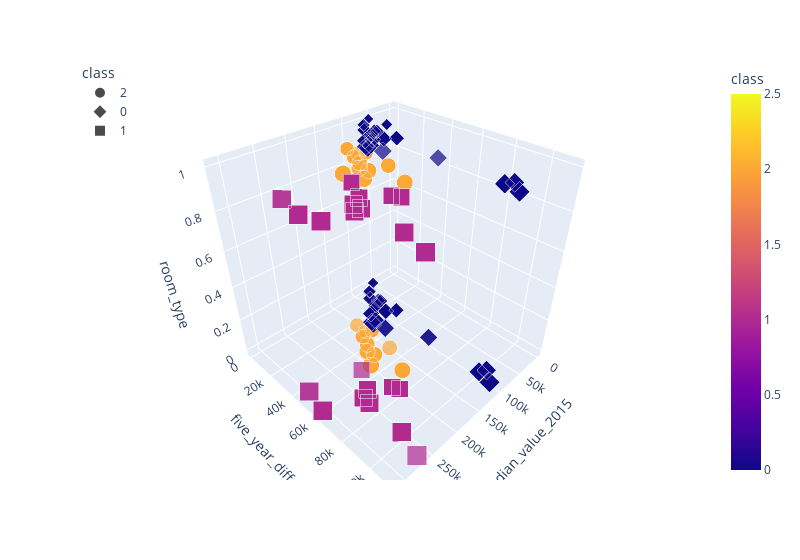

The cell this chart's notebook holds for it:
### Code cell
fig = px.scatter_3d(airbnb_df, x="median_value_2015", y="five_year_diff", z="room_type", color="class", symbol="class", size= "median_value_2020", width=800)
fig.update_layout(legend=dict(x=0,y=1))
fig.show()

### Figure 1 — Plotly figure (JSON) as saved in the notebook; plotly's stock layout.template omitted (floating-point values rounded to 4 significant figures; data arrays with more than 128 entries replaced by an {"elided": "..."} marker saying what was removed)
{"data": [{"hovertemplate": "class=%{marker.color}<br>median_value_2015=%{x}<br>five_year_diff=%{y}<br>room_type=%{z}<br>median_value_2020=%{marker.size}<extra></extra>", "legendgroup": "2", "marker": {"color": {"elided": "741 int values"}, "coloraxis": "coloraxis", "size": {"elided": "741 int values"}, "sizemode": "area", "sizeref": 953.2, "symbol": "circle"}, "mode": "markers", "name": "2", "scene": "scene", "showlegend": true, "type": "scatter3d", "x": {"elided": "741 int values"}, "y": {"elided": "741 int values"}, "z": {"elided": "741 int values"}}, {"hovertemplate": "class=%{marker.color}<br>median_value_2015=%{x}<br>five_year_diff=%{y}<br>room_type=%{z}<br>median_value_2020=%{marker.size}<extra></extra>", "legendgroup": "0", "marker": {"color": {"elided": "866 int values"}, "coloraxis": "coloraxis", "size": {"elided": "866 int values"}, "sizemode": "area", "sizeref": 953.2, "symbol": "diamond"}, "mode": "markers", "name": "0", "scene": "scene", "showlegend": true, "type": "scatter3d", "x": {"elided": "866 int values"}, "y": {"elided": "866 int values"}, "z": {"elided": "866 int values"}}, {"hovertemplate": "class=%{marker.color}<br>median_value_2015=%{x}<br>five_year_diff=%{y}<br>room_type=%{z}<br>median_value_2020=%{marker.size}<extra></extra>", "legendgroup": "1", "marker": {"color": {"elided": "500 int values"}, "coloraxis": "coloraxis", "size": {"elided": "500 int values"}, "sizemode": "area", "sizeref": 953.2, "symbol": "square"}, "mode": "markers", "name": "1", "scene": "scene", "showlegend": true, "type": "scatter3d", "x": {"elided": "500 int values"}, "y": {"elided": "500 int values"}, "z": {"elided": "500 int values"}}], "layout": {"coloraxis": {"colorbar": {"title": {"text": "class"}}, "colorscale": [[0, "#0d0887"], [0.1111, "#46039f"], [0.2222, "#7201a8"], [0.3333, "#9c179e"], [0.4444, "#bd3786"], [0.5556, "#d8576b"], [0.6667, "#ed7953"], [0.7778, "#fb9f3a"], [0.8889, "#fdca26"], [1, "#f0f921"]]}, "legend": {"itemsizing": "constant", "title": {"text": "class"}, "tracegroupgap": 0, "x": 0, "y": 1}, "margin": {"t": 60}, "scene": {"domain": {"x": [0, 1], "y": [0, 1]}, "xaxis": {"title": {"text": "median_value_2015"}}, "yaxis": {"title": {"text": "five_year_diff"}}, "zaxis": {"title": {"text": "room_type"}}}, "width": 800}}
